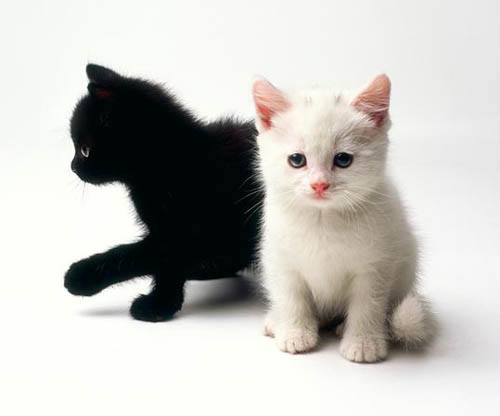
#> input picture datasets/imgs/black-white-kittens2.jpg, 500 x 416 px, found by its file name
$ python Kmeans_application.py
#> lines starting #> are read from the running program, lines starting #| are printed output that depends on the picture
import os
from PIL import Image
import numpy as np
import math
import matplotlib.pyplot as plt

np.set_printoptions(threshold=np.inf)

path='./data/imgs'
fileList=os.listdir(path)

def normalize_image(matrix):#标准化
    mean=np.mean(matrix)
    var=np.mean((matrix-mean)**2)
    image=(matrix-mean)/math.sqrt(var)
    return image

def get_image(filename):#获得标准化后的灰度图片矩阵
    pli_im=Image.open('./data/imgs/{}'.format(filename))
    temp=pli_im.convert('L')
    matrix=np.asarray(temp)

    matrix=normalize_image(matrix)

    datas_train=matrix.reshape(matrix.shape[0]*matrix.shape[1],1)

    return datas_train,matrix.shape


def randCent(datas_train,k):
    n=datas_train.shape[1]
    centroids=np.zeros((k,n))
    for j in range(n):
        minJ=min(datas_train[:,j])
        maxJ=max(datas_train[:,j])
        centroids[:,j]=minJ+(maxJ-minJ)*np.random.rand(1,k)
    return centroids

def kMeans(datas_train, k, createCent = randCent):
    m=datas_train.shape[0]
    clusterAssment=np.zeros((m,2))
    centroids=createCent(datas_train,k)
    clusterChanged=True
    while clusterChanged:
        clusterChanged=False
        for i in range(m):
            minDist=math.inf
            minIndex=-1
            for j in range(k):
                dist=abs(datas_train[i]-centroids[j])
                if dist<minDist:
                    minDist=dist
                    minIndex=j
            if clusterAssment[i][0]!=minIndex:
                clusterChanged=True
            clusterAssment[i,:]=minIndex,minDist**2
        for cent in range(k):
            ptsInClust=datas_train[np.nonzero(clusterAssment[:,0] == cent)]
            if len(ptsInClust)!=0:
                centroids[cent,:]=np.mean(ptsInClust,axis=0)
    return centroids,clusterAssment

def getSSE(datas_train):
    loss=[]
    for i in range(0,5):
        print(i)
        distSum=np.sum(kMeans(datas_train,i+1)[1][:,1])
        loss.append(distSum)
    print(loss)
    plt.plot([x+1 for x in range(0,5)],loss)
    plt.show()

def save_result(datas_train,k,filename,shape,inverse):#将结果再次保存为图片
    centroids,clusterAssment=kMeans(datas_train,k)
    if not inverse:
        for i in range(len(centroids)):#黑白二值化
            if centroids[i]>0:
                centroids[i]=0
            else:
                centroids[i]=255
    else:
        for i in range(len(centroids)):
            if centroids[i]>0:
                centroids[i]=255
            else:
                centroids[i]=0

    new_img=clusterAssment[:,0]

    for i in range(len(new_img)):
        temp=new_img[i]
        new_img[i]=centroids[int(temp)]

    new_img=np.reshape(new_img,(shape[0],shape[1]))
    image=Image.fromarray(new_img)
    if image.mode == "F":
        image = image.convert('RGB')
    image.save('./Kmeans_result/{}.png'.format(filename.split('.')[0]))

k_dict={'black_kitten.jpg':2,'black_kitten_star.jpg':3,'black-white-kittens2.jpg':3,'cat_bed.jpg':3,'cat_grumpy.jpg':3,'cat_mouse.jpg':3,'cat-jumping-running-grass.jpg':3,'cutest-cat-ever-snoopy-sleeping.jpg':3,'grey-american-shorthair.jpg':3,'grey-cat-grass.jpg':2,'kitten9.jpg':3,'kitten16.jpg':2,'stripey-kitty.jpg':3,'the-black-white-kittens.jpg':3,'tortoiseshell_shell_cat.jpg':3,'young-calico-cat.jpg':3}
inverse_dict={'black_kitten.jpg':False,'black_kitten_star.jpg':False,'black-white-kittens2.jpg':False,'cat_bed.jpg':False,'cat_grumpy.jpg':True,'cat_mouse.jpg':False,'cat-jumping-running-grass.jpg':False,'cutest-cat-ever-snoopy-sleeping.jpg':True,'grey-american-shorthair.jpg':False,'grey-cat-grass.jpg':True,'kitten9.jpg':False,'kitten16.jpg':True,'stripey-kitty.jpg':False,'the-black-white-kittens.jpg':False,'tortoiseshell_shell_cat.jpg':True,'young-calico-cat':False}

def loop():
    for file in fileList:
        datas_train,shape=get_image(file)
#> in get_image, pli_im is the input picture: PIL image 500x416 RGB; mean R, G, B 195.3, 193.9, 189.8
#> in get_image, `temp=pli_im.convert('L')`:
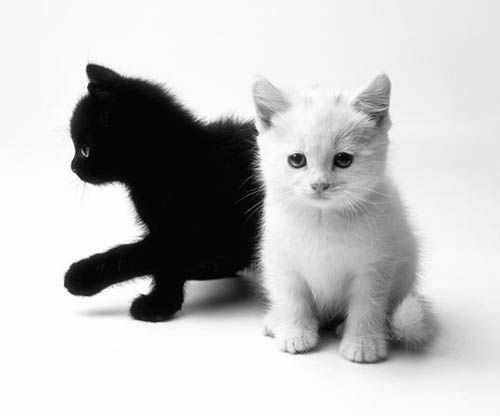
#> temp: PIL image 500x416 L; min 0, max 255, mean 193.9
#> in normalize_image, `mean=np.mean(matrix)`: mean = 193.9
#> in normalize_image, `var=np.mean((matrix-mean)**2)`: var = 7499.9
#> shape = (416, 500)
        save_result(datas_train,k_dict[file],file,shape,inverse_dict[file])
#> the loop in randCent, `for j in range(n):` made 1 pass
#> (minJ, maxJ) on pass 1: (-2.24, 0.705)
#> after the loop in randCent, `for j in range(n):`: centroids = [-0.623, -0.133, -0.464]

#> (the run stopped early here; a loop or call above may not have finished)
